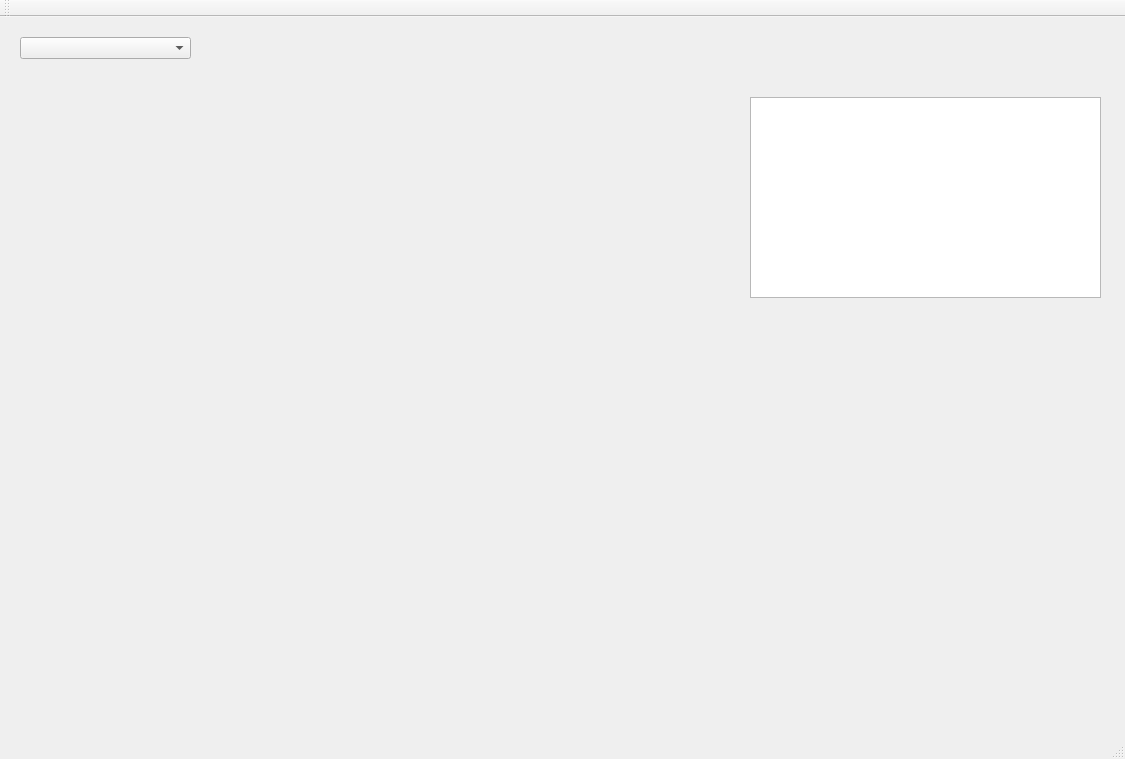
<?xml version="1.0" encoding="UTF-8"?>
<ui version="4.0">
 <class>MainWindow</class>
 <widget class="QMainWindow" name="MainWindow">
  <property name="geometry">
   <rect>
    <x>0</x>
    <y>0</y>
    <width>1125</width>
    <height>759</height>
   </rect>
  </property>
  <property name="windowTitle">
   <string>MainWindow</string>
  </property>
  <widget class="QWidget" name="centralWidget">
   <widget class="QComboBox" name="CB_camera">
    <property name="geometry">
     <rect>
      <x>20</x>
      <y>20</y>
      <width>171</width>
      <height>22</height>
     </rect>
    </property>
   </widget>
   <widget class="QLabel" name="label">
    <property name="geometry">
     <rect>
      <x>40</x>
      <y>80</y>
      <width>640</width>
      <height>480</height>
     </rect>
    </property>
    <property name="text">
     <string/>
    </property>
   </widget>
   <widget class="QTextEdit" name="textEdit">
    <property name="geometry">
     <rect>
      <x>750</x>
      <y>80</y>
      <width>351</width>
      <height>201</height>
     </rect>
    </property>
   </widget>
  </widget>
  <widget class="QMenuBar" name="menuBar">
   <property name="geometry">
    <rect>
     <x>0</x>
     <y>0</y>
     <width>1125</width>
     <height>21</height>
    </rect>
   </property>
  </widget>
  <widget class="QToolBar" name="mainToolBar">
   <attribute name="toolBarArea">
    <enum>TopToolBarArea</enum>
   </attribute>
   <attribute name="toolBarBreak">
    <bool>false</bool>
   </attribute>
  </widget>
  <widget class="QStatusBar" name="statusBar"/>
 </widget>
 <layoutdefault spacing="6" margin="11"/>
 <resources/>
 <connections/>
</ui>
